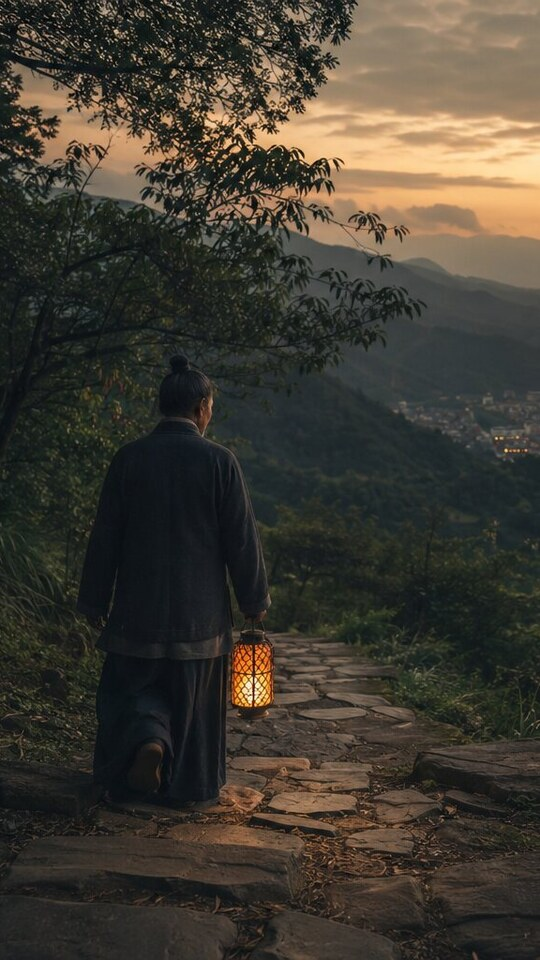
#> input picture assets/articles/how-to-judge-true-lingxiu-understanding/cover.jpg, 540 x 960 px, found by its file name
$ python patch_2058_photoreal.py
#> lines starting #> are read from the running program, lines starting #| are printed output that depends on the picture; pictures that were not available may be replaced by others from this repository, and a replacement may not be noted
from pathlib import Path
from PIL import Image, ImageEnhance, ImageOps
import re

root = Path('.')
out = root / 'assets/articles/2058-future-person-prophecy'
out.mkdir(parents=True, exist_ok=True)
version = '20260812-2'

def make_editorial(src, dest, size=(1200, 800), brightness=0.86, contrast=1.12, saturation=0.80):
#> called with src = '/tmp/2058-src/cover.jpg', size = (1200, 800), brightness = 0.84, contrast = 1.13, saturation = 0.78
    im = Image.open(src).convert('RGB')
#> im is the input picture: PIL image 540x960 RGB; mean R, G, B 64.7, 59.8, 50.3
    im = ImageOps.fit(im, size, method=Image.Resampling.LANCZOS, centering=(0.5, 0.5))
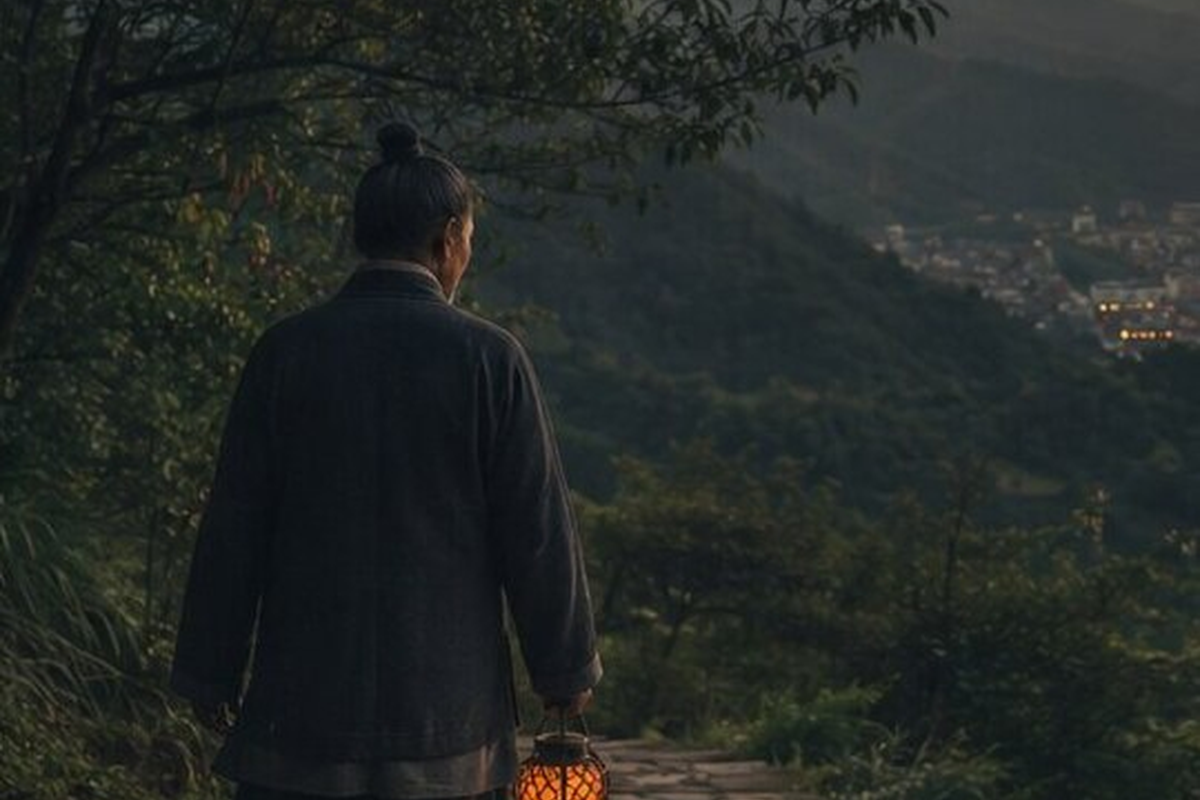
#> im: PIL image 1200x800 RGB; mean R, G, B 35.9, 40.8, 38.3
    im = ImageEnhance.Brightness(im).enhance(brightness)
    im = ImageEnhance.Contrast(im).enhance(contrast)
    im = ImageEnhance.Color(im).enhance(saturation)
    im.save(dest, 'WEBP', quality=88, method=6)
    return im

cover = make_editorial('/tmp/2058-src/cover.jpg', out / 'cover.webp', brightness=0.84, contrast=1.13, saturation=0.78)
make_editorial('/tmp/2058-src/verification.jpg', out / 'verification.webp', brightness=0.82, contrast=1.12, saturation=0.72)
#> call 2 of make_editorial, with src = '/tmp/2058-src/verification.jpg', size = (1200, 800), brightness = 0.82, contrast = 1.12, saturation = 0.72
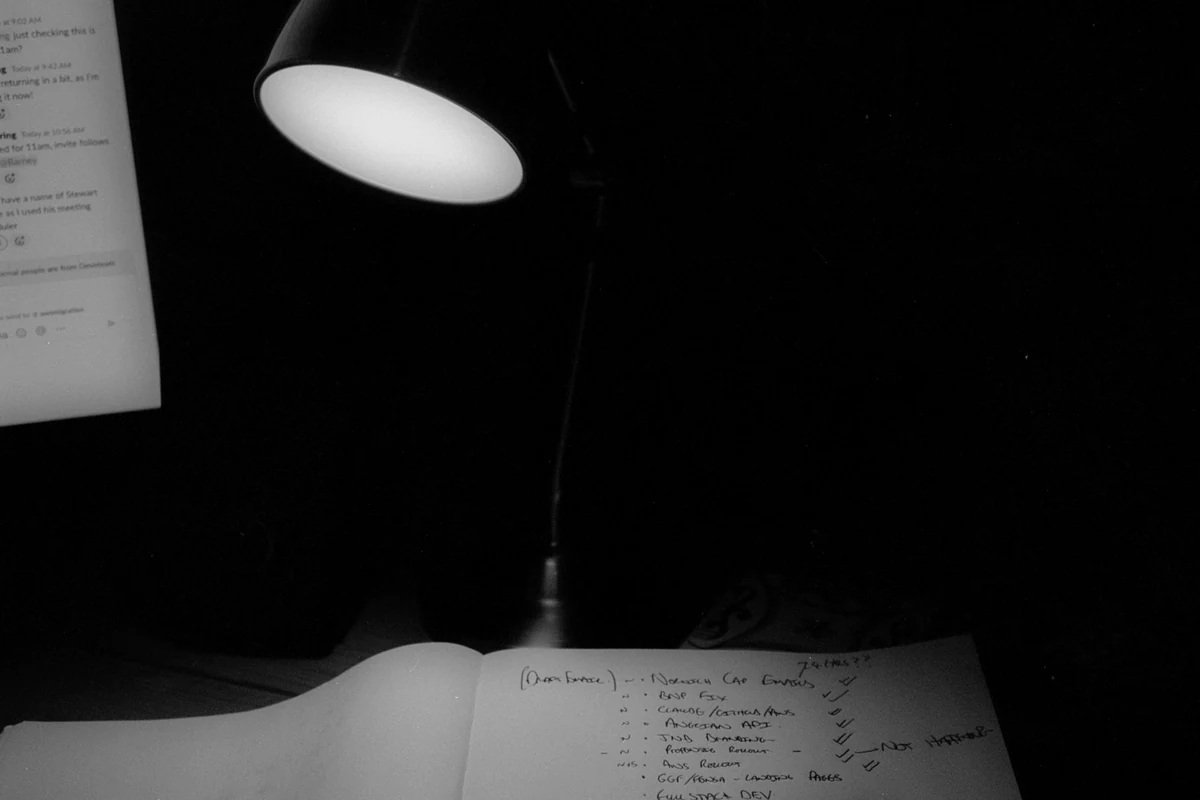
#> input picture assets/articles/2058-future-person-prophecy/verification.webp, 1200 x 800 px, given in place of verification.jpg, which was not available
#> in make_editorial, im is the input picture: PIL image 1200x800 RGB; mean R, G, B 30.3, 30.3, 30.3
#> in make_editorial (call 2), `im = ImageEnhance.Brightness(im).enhance(brightness)`:
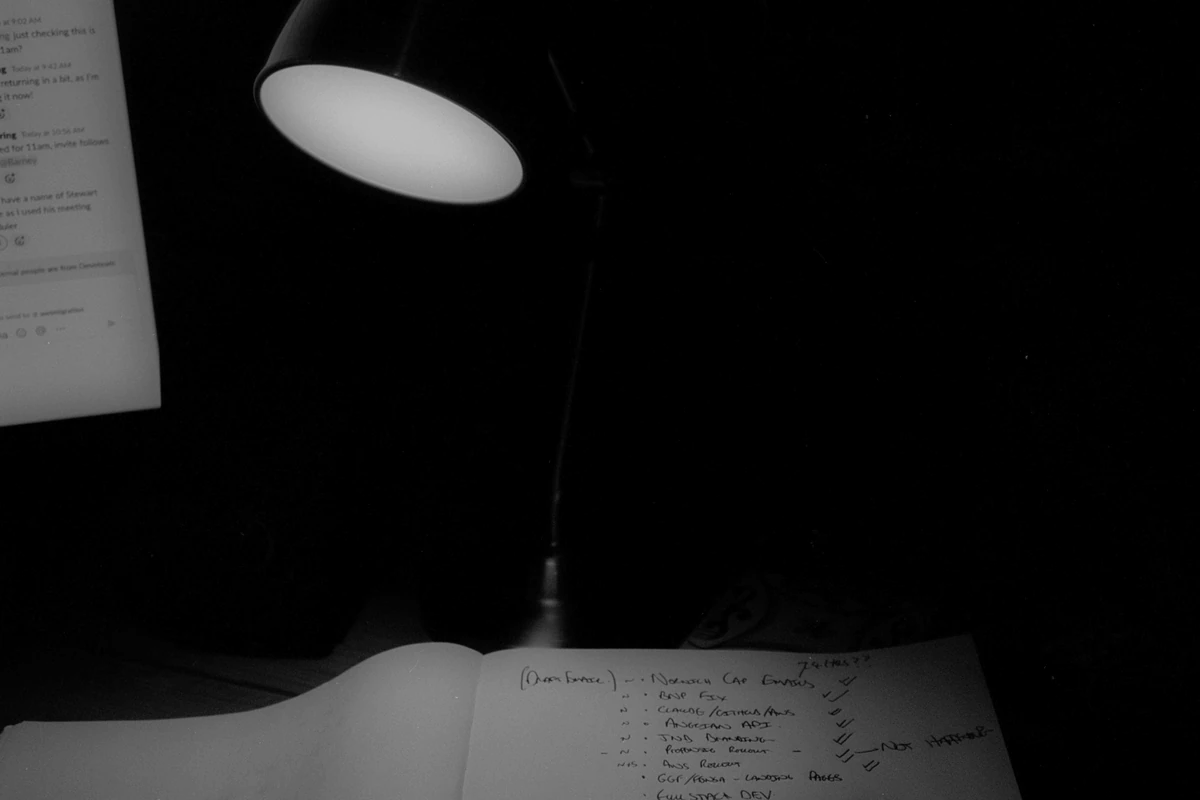
#> im: PIL image 1200x800 RGB; mean R, G, B 24.2, 24.2, 24.2
make_editorial('/tmp/2058-src/consciousness.jpg', out / 'consciousness-network.webp', brightness=0.78, contrast=1.15, saturation=0.80)
#> (the run stopped early here; a loop or call above may not have finished)
